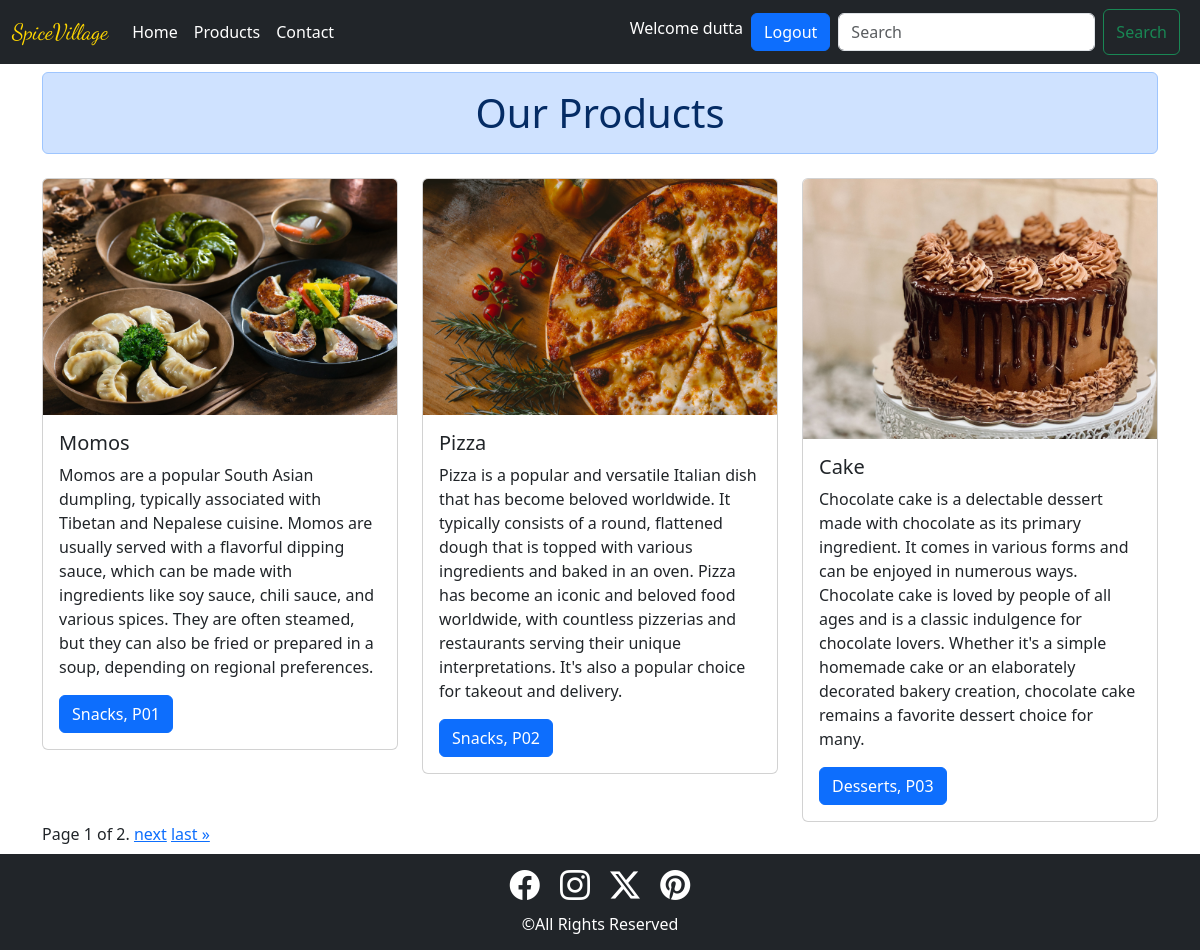
/products (signed in), run on the app's committed database.
### test1/models.py (models this page shows, shortened)
class Product(models.Model):
    product_id = models.CharField(max_length=30, unique=True)
    product_name = models.CharField(max_length=30)
    product_description = models.CharField(max_length=400)
    product_category = models.CharField(max_length=100)
    product_img = models.ImageField(upload_to='images/')

### test1/views.py (the view)
# urls.py: path('products', views.products, name='products'),
@login_required(login_url="loginuser")
def products(request):
    myproducts = Product.objects.all()
    paginator = Paginator(myproducts, 3)
    page_number = request.GET.get("page")
    page_obj = paginator.get_page(page_number)
    return render(request,'test1/product.html', {"page_obj": page_obj})

### test1/templates/test1/product.html (shortened to what this page needs)
<!DOCTYPE html>
<html lang="en">
<head>
    <link href="https://cdn.jsdelivr.net/npm/bootstrap@5.3.2/dist/css/bootstrap.min.css" rel="stylesheet">
</head>
<body>
     {% include 'test1/navbar.html' %}
     <div class="container">
        <h1 class="alert alert-primary text-center mt-2">Our Products</h1>
        <div class="row">
        {% for x in page_obj %}
        <div class="col-lg-4 col-md-6 col-12">
            <div class="card mt-2">
              <img src="{{x.product_img.url}}" class="card-img-top img-fluid" alt="..." style="max-width:100%; max-height:260px;">
              <div class="card-body">
                <h5 class="card-title">{{x.product_name}}</h5>
                <p class="card-text">{{x.product_description}}</p>
                <a href="#" class="btn btn-primary">{{x.product_category}}, {{x.product_id}}</a>
              </div>
            </div>
          </div>
        {% endfor %}
        </div>
    <div class="pagination">
        <span class="step-links">
            <span class="current">
                Page {{ page_obj.number }} of {{ page_obj.paginator.num_pages }}.
            </span>
            {% if page_obj.has_next %}
                <a href="?page={{ page_obj.next_page_number }}">next</a>
                <a href="?page={{ page_obj.paginator.num_pages }}">last &raquo;</a>
            {% endif %}
        </span>
    </div>
    </div>
     {% include 'test1/footer.html' %}
</body>
</html>

### test1/templates/test1/navbar.html (shortened to what this page needs)
<!DOCTYPE html>
<html lang="en">
<head>
    <link href="https://cdn.jsdelivr.net/npm/bootstrap@5.3.2/dist/css/bootstrap.min.css" rel="stylesheet">
</head>
<body>
    <nav class="navbar navbar-dark navbar-expand-lg bg-dark">
        <div class="container-fluid">
          <a class="navbar-brand" href="{% url 'home' %}" style="color:gold; font-family: 'Dancing Script'; font-size: 1.4rem;">SpiceVillage</a>
          <div class="collapse navbar-collapse" id="navbarSupportedContent">
            <ul class="navbar-nav me-auto mb-2 mb-lg-0">
              <li class="nav-item">
                <a class="nav-link active" aria-current="page" href="{% url 'home' %}" style="color: white;">Home</a>
              </li>
              <li class="nav-item">
                <a class="nav-link" href="{% url 'products' %}" style="color: white;">Products</a>
              </li>
              <li class="nav-item">
                <a class="nav-link" href="{% url 'contact' %}" style="color: white;">Contact</a>
              </li>
            </ul>
            {% if user.is_authenticated %}
            <p class="mt-2 px-2" style="color: white;">Welcome {{ user.username }}</p>
              <a class="btn btn-primary" href="{% url 'logoutuser' %}">Logout</a>
            {% endif %}
            <form class="d-flex px-2" role="search" method="post" action="{% url 'findproduct' %}">
              <input class="form-control me-2 my-1" type="search" placeholder="Search" aria-label="Search" name="prod_search">
              <button class="btn btn-outline-success" type="submit">Search</button>
            </form>
          </div>
        </div>
      </nav>
</body>
</html>

### test1/templates/test1/footer.html (shortened to what this page needs)
<!DOCTYPE html>
<html lang="en">
<head>
    <link href="https://cdn.jsdelivr.net/npm/bootstrap@5.3.2/dist/css/bootstrap.min.css" rel="stylesheet">
    <link rel="stylesheet" href="https://cdn.jsdelivr.net/npm/bootstrap-icons@1.11.1/font/bootstrap-icons.css">
</head>
<body>
    <div class="container-fluid text-center mt-2 py-2" style="background-color: #212529;">
        <div class="row">
        <span>
           <a href="https://www.facebook.com/"><i class="bi bi-facebook mx-2" style="color: white; font-size: 30px;"></i></a>
           <a href="https://www.instagram.com/?hl=en"><i class="bi bi-instagram mx-2" style="color: white; font-size: 30px;"></i></a>
           <a href="https://twitter.com/?lang=en-in"><i class="bi bi-twitter-x mx-2" style="color: white; font-size: 30px;"></i></a>
           <a href="https://in.pinterest.com/ideas/"><i class="bi bi-pinterest mx-2" style="color: white; font-size: 30px;"></i></a>
        </span>
        </div>
        <div class="row mt-2">
            <h6 style="color: white;">&copy;All Rights Reserved</h6>
        </div>
    </div>
</body>
</html>

### data on the page
Product: product_img (picture), product_name "Momos", product_description "Momos are a popular South Asian dumpling, typically associated with Tibetan and Nepalese cuisine. Momos are usually served with a flavorful dipping sauce, which can be made with ingredients like soy sauce, chili sauce, and various spices. They are often steamed, but they can also be fried or prepared in a soup, depending on regional preferences.", product_category "Snacks", product_id "P01"
Product: product_img (picture), product_name "Pizza", product_description "Pizza is a popular and versatile Italian dish that has become beloved worldwide. It typically consists of a round, flattened dough that is topped with various ingredients and baked in an oven. Pizza has become an iconic and beloved food worldwide, with countless pizzerias and restaurants serving their unique interpretations. It's also a popular choice for takeout and delivery.", product_category "Snacks", product_id "P02"
Product: product_img (picture), product_name "Cake", product_description "Chocolate cake is a delectable dessert made with chocolate as its primary ingredient. It comes in various forms and can be enjoyed in numerous ways. Chocolate cake is loved by people of all ages and is a classic indulgence for chocolate lovers. Whether it's a simple homemade cake or an elaborately decorated bakery creation, chocolate cake remains a favorite dessert choice for many.", product_category "Desserts", product_id "P03"

### other printed values
{{ user.username }} "dutta"
{{ page_obj.number }} "1"
{{ page_obj.paginator.num_pages }} "2"
